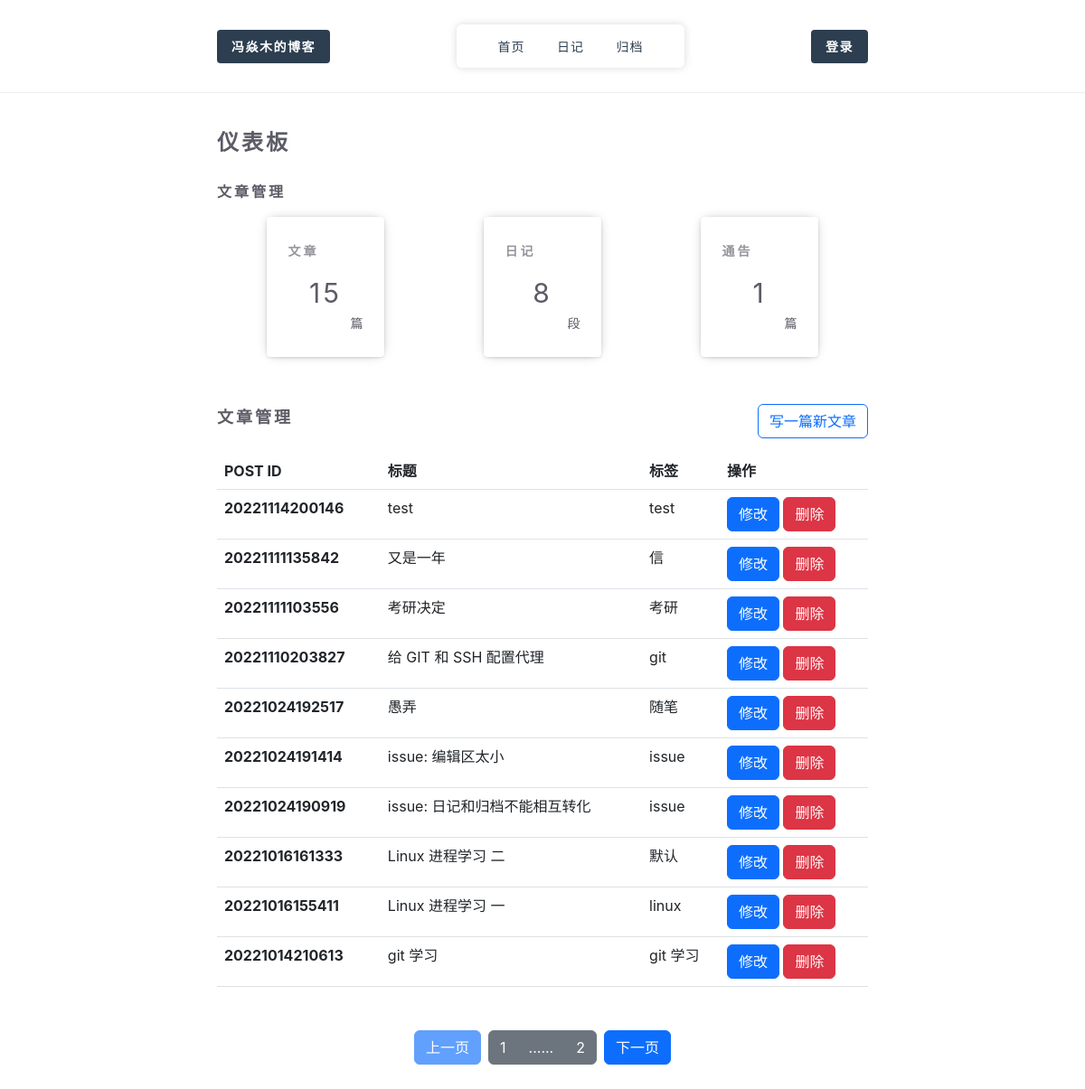
The app's page /admin/ with its own data.
### tables this page shows
CREATE TABLE POST(pid         CHAR(50)  PRIMARY KEY       NOT NULL,title       CHAR(100)                   NOT NULL,content     TEXT                        NOT NULL,tags        TEXT                        NOT NULL,author      CHAR(100)                   NOT NULL,create_date CHAR(50)                    NOT NULL,views       INT                         NOT NULL,visible     INT                         NOT NULL,is_top      INT                         NOT NULL);

### core/views/admin.py (the view)
@bp.route("/")
@bp.route("/<string:view>/page/<int:page>", methods=['POST','GET'])
def article(view="aritcle",page=1):
    page -= 1
    if view == "daily":
        condition = "tags == '日记'"
    elif view == "notice":
        condition = "tags == '公告'"
    else:
        condition = "tags != '日记' and tags != '公告'"
    post = select_table(
        modle=PostModle(),
        condition=condition,
        order_by='pid desc,create_date desc',
        limit=10,
        offset=page*10
    )
    post_count = select_table(
        col=['count(*)'],
        modle=PostModle(),
        condition="tags != '日记' and tags != '公告'",
        limit=1
    )['count(*)']
    print(post_count)
    daily_count = select_table(
        col=['count(*)'],
        modle=PostModle(),
        condition="tags == '日记'",
        limit=1
    )['count(*)']
    notice_count = select_table(
        col=['count(*)'],
        modle=PostModle(),
        condition="tags == '公告'",
        limit=1
    )['count(*)']
    print(post)
    return render_template(
        "admin_article.html",
        post=post,
        post_count=post_count,
        daily_count=daily_count,
        notice_count=notice_count
    )

### core/lib/Config/__init__.py (called while the page is built)
def get_config(config_file=None):
    if config_file is None:
        config_file="config.json"
    with open(config_file, "r", encoding="utf-8") as f:
        config_data = json.load(f)
    return config_data

### core/lib/Db/Db.py (called while the page is built)
def get_db(config_file=None):
    config = get_config(config_file)
    conn = sqlite3.connect(config['db_name'] + ".db")
    return conn

### core/templates/admin_article.html (shortened to what this page needs)
{% extends 'admin.html' %}
{% block table %}
<div class="AdminArticleList">
        <div class="header">
            <div class="title"><h3>文章管理</h3></div>
            <a href="/admin/editor"><button type="button" class="btn btn-outline-primary new_post_button" >写一篇新文章</button></a>
        </div>
        <div class="content">
            <table class="table table-hover ">
              <thead>
                <tr>
                  <th scope="col">POST ID</th>
                  <th scope="col">标题</th>
                  <th scope="col">标签</th>
                  <th scope="col">操作</th>
                </tr>
              </thead>
              <tbody>
              {% for item in post %}
               <tr>
                  <th scope="row">{{ item['pid'] }}</th>
                  <td>{{ item['title'] }}</td>
                  <td>{{ item['tags'] }}</td>
                  <td>
                      <a href="/admin/editor/{{ item['pid'] }}"><button type="button" class="btn btn-primary">修改</button></a>
                      <button type="button" tag="{{ item['pid'] }}" class="btn btn-danger" onclick="delete_post(this)">删除</button>
                  </td>
                </tr>
              {% endfor %}
              </tbody>
            </table>
            <div class="btn-toolbar" role="toolbar" aria-label="Toolbar with button groups">
              <div class="btn-group me-2" role="group" aria-label="First group">
                <button type="button" class="btn btn-primary disabled" id="previous" onclick="pervious()"> 上一页 </button>
              </div>
              <div id="page_list" class="btn-group me-2" role="group" aria-label="Second group">
                <button type="button" class="btn btn-secondary " id="crrent_page">1</button>
                <button type="button" class="btn btn-secondary" id="anthor_page">......</button>
                <a class="btn btn-secondary" href="" id="last_page">1</a>
              </div>
              <div class="btn-group" role="group" aria-label="Third group">
                <button type="button" class="btn btn-primary" id="next" onclick="next()"> 下一页 </button>
              </div>
            </div>
        </div>
</div>
{% endblock %}

### core/templates/admin.html (shortened to what this page needs)
{% extends 'main.html' %}
{% block main %}
<div class="AdminView">
    <div class="header">仪表板</div>
    <div class="main">
        <div class="overview">
            <div class="header">
                <div class="title"><h3>概述</h3></div>
            </div>
            <div class="content">
                <a class="item" href="/admin/article/page/1">
                    <div class="header">文章</div>
                    <div class="number" id="article_count">{{ post_count }}</div>
                    <div class="unit">篇</div>
                </a>
                <a class="item" href="/admin/daily/page/1">
                    <div class="header">日记</div>
                    <div class="number" id="daily_count">{{ daily_count }}</div>
                    <div class="unit">段</div>
                </a>
                <a class="item" href="/admin/notice/page/1">
                    <div class="header">通告</div>
                    <div class="number" id="notice_count">{{ notice_count }}</div>
                    <div class="unit">篇</div>
                </a>
            </div>
        </div>
        {% block table %}
        {% endblock %}
    </div>
</div>
{% endblock %}

### core/templates/main.html (shortened to what this page needs)
{% extends 'header.html' %}

### core/templates/header.html
{% extends 'base.html' %}
{% block nav_area %}
    <div class="navbar">
            <div class="logo">
                <a href="/">冯焱木的博客</a>
            </div>
            <div class="menu-list">
                <li><a href="/">首页</a></li>
                <li><a href="/daily">日记</a></li>
                <li><a href="/archive">归档</a></li>
            </div>
            <div class="option">
                <a href="/login">登录</a>
            </div>
        </div>
{% endblock %}

### core/templates/base.html (shortened to what this page needs)
<!DOCTYPE html>
<html lang="en">
<head>
	<link rel="stylesheet" href="{{url_for('static',filename='js/katex/katex.css')}}">
    <link rel="stylesheet" href="{{url_for('static',filename='css/bootstrap-5.2.2/dist/css/bootstrap.css')}}">
    <link rel="stylesheet" href="{{url_for('static',filename='css/main.css')}}">
</head>
<body>
    <div class="content">
        <header>
            <div class="nav-area">
                {% block nav_area %}{% endblock %}
            </div>
        </header>
        <div class="main">
            {% block main %}{% endblock %}
        </div>
    </div>
</body>
</html>

### core/static/js/katex/katex.css (style rules this page uses)
body { counter-reset: katexEqnNo mmlEqnNo; }

### core/static/css/main.css (style rules this page uses)
body { margin: 0; font-family: -apple-system, BlinkMacSystemFont, "Segoe UI", "Roboto", "Oxygen", "Ubuntu", "Cantarell", "Fira Sans", "Droid Sans", "Helvetica Neue", sans-serif; -webkit-font-smoothing: antialiased; -moz-osx-font-smoothing: grayscale; }
.content header { display: flex; justify-content: center; border-bottom: 1px solid #eee; margin-bottom: 2.3em; }
.content header .nav-area { width: 60%; padding: 1.2em 0; }
.content .main { display: flex; justify-content: center; }
.navbar { display: flex; justify-content: space-between; align-items: center; }
.navbar .logo a { text-decoration: none; color: #2c3e50; font-weight: 600; font-size: 14px; background-color: #2c3e50; color: white; padding: 10px 16px; border-radius: 4px; letter-spacing: 1.5px; }
.navbar .menu-list { background-color: #ffffff; display: flex; border-radius: 6px; box-shadow: 0 0 9px 0 rgba(161, 154, 154, 0.38); font-size: 14px; padding: 0.6em 2em; }
.navbar .menu-list li { display: flex; align-items: center; padding: 5px 15px; }
.navbar .menu-list li a { padding: 0 0.2em; text-decoration: none; color: #2c3e50; display: flex; align-items: center; letter-spacing: 1px; }
.navbar .option a { text-decoration: none; color: #2c3e50; font-weight: 600; font-size: 14px; background-color: #2c3e50; color: white; padding: 10px 16px; border-radius: 4px; letter-spacing: 1.5px; }
.AdminView { width: 60%; }
.AdminView .header { margin-bottom: 1em; letter-spacing: 3px; font-size: 24px; font-weight: 700; color: #5c5c67; }
.AdminView .header h3 { font-size: 18px; font-weight: bold; }
.AdminView .overview { margin-bottom: 1em; }
.AdminView .overview .content { display: flex; font-size: 18px; color: #5c5c67; justify-content: space-around; margin-bottom: 2em; }
.AdminView .overview .content .item { width: 18%; padding: 1.5em 1.3em; border-radius: 4px; box-shadow: rgba(0, 0, 0, 0.4) 0px 0px 13px -5px, rgba(0, 0, 0, 0) 0px 1px 1px 0px, rgba(0, 0, 0, 0.12) 0px 1px 3px 0px; color: #5c5c67; margin: 0 1em; }
.AdminView .overview .content .item .header { color: rgba(92, 92, 103, 0.6509803922); font-size: 14px; }
.AdminView .overview .content .item .number { text-align: center; font-size: 30px; letter-spacing: 3px; }
.AdminView .overview .content .item .unit { text-align: right; font-size: 14px; }
.AdminView .main { display: flex; justify-content: flex-start; flex-direction: column; }
.AdminView .main a { text-decoration: none; }
.AdminView .main .header { display: flex; font-size: 16px; align-items: center; justify-content: space-between; }
.AdminView .main .AdminArticleList .content .btn-toolbar { margin: 3em 0; justify-content: center; }

### records on screen
POST: pid "20221114200146", title "test", tags "test"
POST: pid "20221111135842", title "又是一年", tags "信"
POST: pid "20221111103556", title "考研决定", tags "考研"
POST: pid "20221110203827", title "给 GIT 和 SSH 配置代理", tags "git"
POST: pid "20221024192517", title "愚弄", tags "随笔"
POST: pid "20221024191414", title "issue: 编辑区太小", tags "issue"
POST: pid "20221024190919", title "issue: 日记和归档不能相互转化", tags "issue"
POST: pid "20221016161333", title "Linux 进程学习 二", tags "默认"
POST: pid "20221016155411", title "Linux 进程学习 一", tags "linux"
POST: pid "20221014210613", title "git 学习", tags "git 学习"

### other values on screen
{{ post_count }} "15"
{{ daily_count }} "8"
{{ notice_count }} "1"
